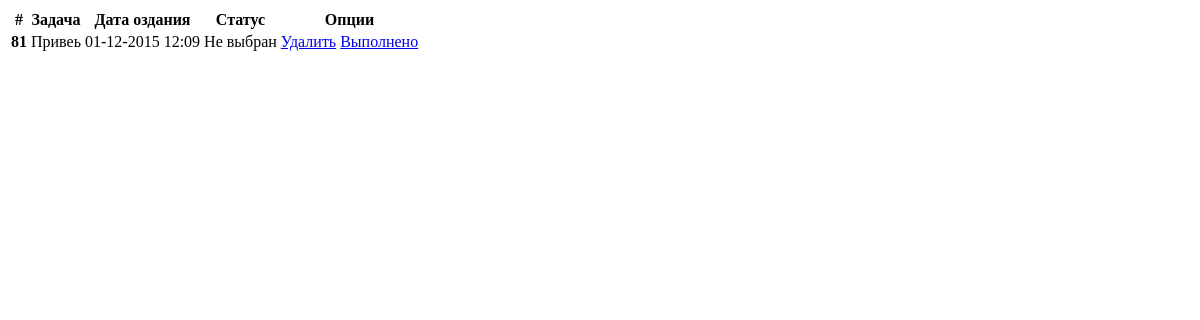
/results/, run on an earlier commit of the app's database.
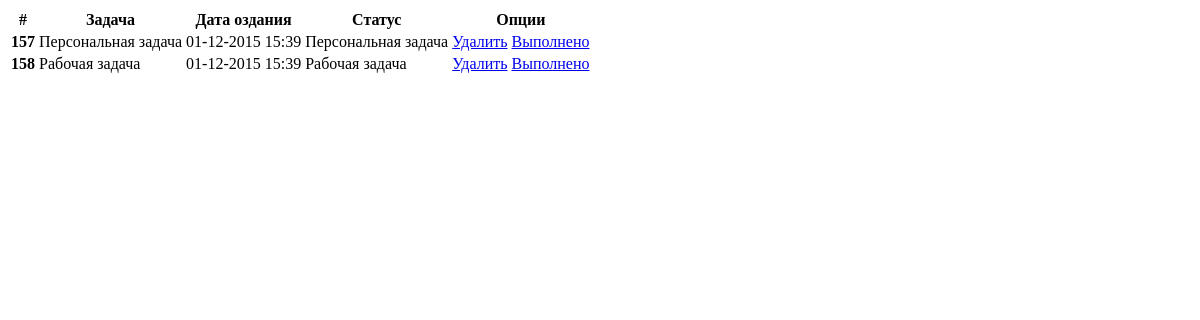
And on a later commit of the database.
### apps/todo/models.py (models this page shows, shortened)
class Todo(models.Model):
	title = models.CharField(verbose_name=u'Заголовок', max_length=256)
	text = models.TextField(verbose_name=u'Текст')
	created = models.DateTimeField(verbose_name=u'Дата создания', auto_now_add=True)
	personal = models.BooleanField(verbose_name=u'Персональная задача', default=False)
	work = models.BooleanField(verbose_name=u'Рабочая задача', default=False)
	is_done = models.BooleanField(verbose_name=u'Выполнено', default=False)
	class Meta:
		ordering = ['created']
		verbose_name = u'Задача'
		verbose_name_plural = u'Задачи'

### apps/views.py (the view)
# urls.py: url(r'^results/$', 'apps.views.todos', name='todos'),
def todos(request):
	todos = Todo.objects.all()
	if 'personal' in request.GET and request.GET['personal']:
		personal = request.GET['personal']
		todos = todos.filter(Q(personal=True))
	if 'work' in request.GET and request.GET['work']:
		work = request.GET['work']
		todos = todos.filter(Q(work=True))
	return render(request, 'results.html', locals())

### templates/results.html (shortened to what this page needs)
<table class="table table-bordered">
    <thead>
    <tr>
        <th>#</th>
        <th>Задача</th>
        <th>Дата оздания</th>
        <th>Статус</th>
        <th colspan="2" class="text-center">Опции</th>
    </tr>
    </thead>
    <tbody>
    {% for todo in todos %}
        <tr class="todo_active">
            <th scope="row">{{ todo.id }}</th>
            <td>{{ todo.title }}</td>
            <td>{{ todo.created|date:'d-m-Y H:i' }}</td>
            <td class="status_todo">
                {% if todo.personal %}
                    Персональная задача
                {% elif todo.work %}
                    Рабочая задача
                {% else %}
                    Не выбран
                {% endif %}
            </td>
            <td class="text-center"><a href="{% url 'del_todo' todo.id %}" data-id="{{ todo.id }}"
                                       data-token="{{ csrf_token }}"
                                       class="del_todo">Удалить</a></td>
            <td class="text-center"><a href="{% url 'done_todo' todo.id %}" data-id="{{ todo.id }}"
                                       data-token="{{ csrf_token }}"
                                       class="done_todo">Выполнено</a></td>
        </tr>
    {% endfor %}
    </tbody>
</table>

What changed in the data, as far as the page shows it:
removed Todo: id "81", title "Привеь", created "01-12-2015 12:09", personal "Не выбран"
added Todo: id "157", title "Персональная задача", created "01-12-2015 15:39", personal "Персональная задача"
added Todo: id "158", title "Рабочая задача", created "01-12-2015 15:39", personal "Рабочая задача"
